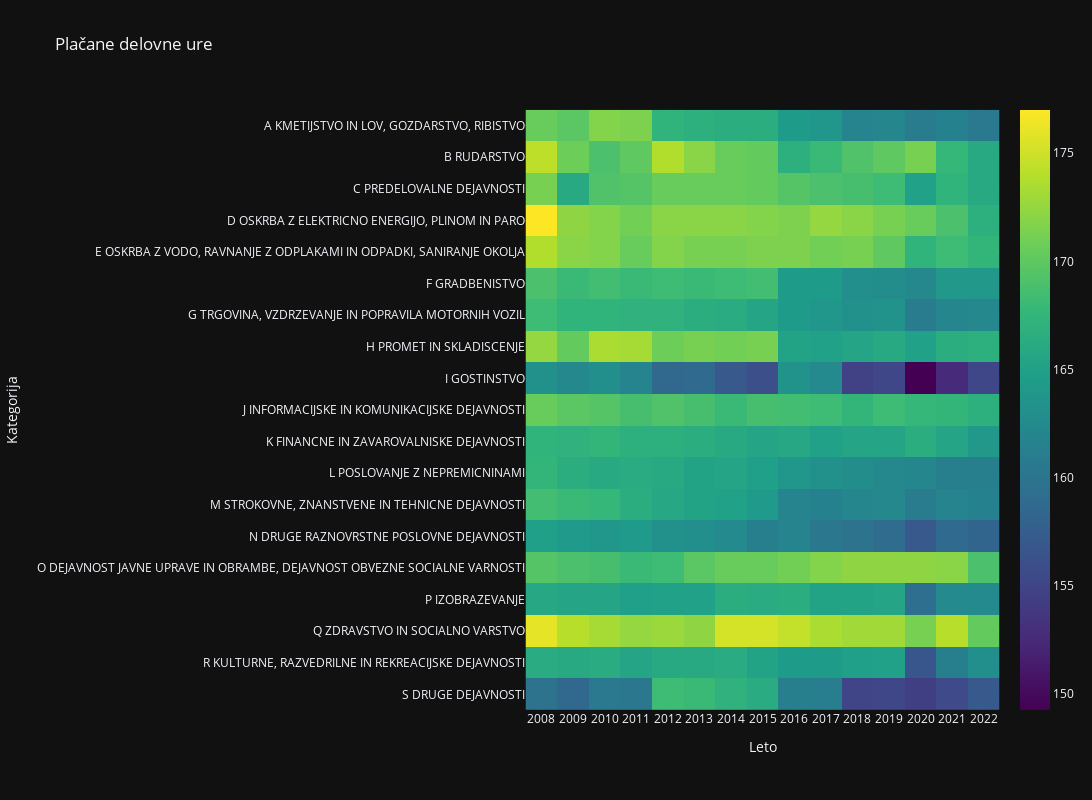

Here is the notebook cell this chart was saved with:
### Code cell
df = placane_delovne_ure_grouped
df_selected = df.iloc[:, 0:]

fig = px.imshow(df_selected.iloc[:, 1:].transpose(), x=df_selected.index, y=df_selected.columns[1:],
                color_continuous_scale='viridis', title='Plačane delovne ure',
                labels={'x': 'Leto', 'y': 'Kategorija'}, width=1200, height=800)
fig.update_layout(yaxis_autorange='reversed')
fig.show()

### Figure 1 — Plotly figure (JSON) as saved in the notebook; plotly's stock layout.template omitted (floating-point values rounded to 4 significant figures; data arrays with more than 128 entries replaced by an {"elided": "..."} marker saying what was removed)
{"data": [{"coloraxis": "coloraxis", "name": "0", "x": ["2008", "2009", "2010", "2011", "2012", "2013", "2014", "2015", "2016", "2017", "2018", "2019", "2020", "2021", "2022"], "y": ["A KMETIJSTVO IN LOV, GOZDARSTVO, RIBISTVO", "B RUDARSTVO", "C PREDELOVALNE DEJAVNOSTI", "D OSKRBA Z ELEKTRICNO ENERGIJO, PLINOM IN PARO", "E OSKRBA Z VODO, RAVNANJE Z ODPLAKAMI IN ODPADKI, SANIRANJE OKOLJA", "F GRADBENISTVO", "G TRGOVINA, VZDRZEVANJE IN POPRAVILA MOTORNIH VOZIL", "H PROMET IN SKLADISCENJE", "I GOSTINSTVO", "J INFORMACIJSKE IN KOMUNIKACIJSKE DEJAVNOSTI", "K FINANCNE IN ZAVAROVALNISKE DEJAVNOSTI", "L POSLOVANJE Z NEPREMICNINAMI", "M STROKOVNE, ZNANSTVENE IN TEHNICNE DEJAVNOSTI", "N DRUGE RAZNOVRSTNE POSLOVNE DEJAVNOSTI", "O DEJAVNOST JAVNE UPRAVE IN OBRAMBE, DEJAVNOST OBVEZNE SOCIALNE VARNOSTI", "P IZOBRAZEVANJE", "Q ZDRAVSTVO IN SOCIALNO VARSTVO", "R KULTURNE, RAZVEDRILNE IN REKREACIJSKE DEJAVNOSTI", "S DRUGE DEJAVNOSTI"], "z": {"elided": "19x15 float values"}, "type": "heatmap", "xaxis": "x", "yaxis": "y", "hovertemplate": "Leto: %{x}<br>Kategorija: %{y}<br>color: %{z}<extra></extra>"}], "layout": {"xaxis": {"anchor": "y", "domain": [0.0, 1.0], "scaleanchor": "y", "constrain": "domain", "title": {"text": "Leto"}}, "yaxis": {"anchor": "x", "domain": [0.0, 1.0], "autorange": "reversed", "constrain": "domain", "title": {"text": "Kategorija"}}, "coloraxis": {"colorscale": [[0.0, "#440154"], [0.1111, "#482878"], [0.2222, "#3e4989"], [0.3333, "#31688e"], [0.4444, "#26828e"], [0.5556, "#1f9e89"], [0.6667, "#35b779"], [0.7778, "#6ece58"], [0.8889, "#b5de2b"], [1.0, "#fde725"]]}, "title": {"text": "Plačane delovne ure"}, "height": 800, "width": 1200}}
